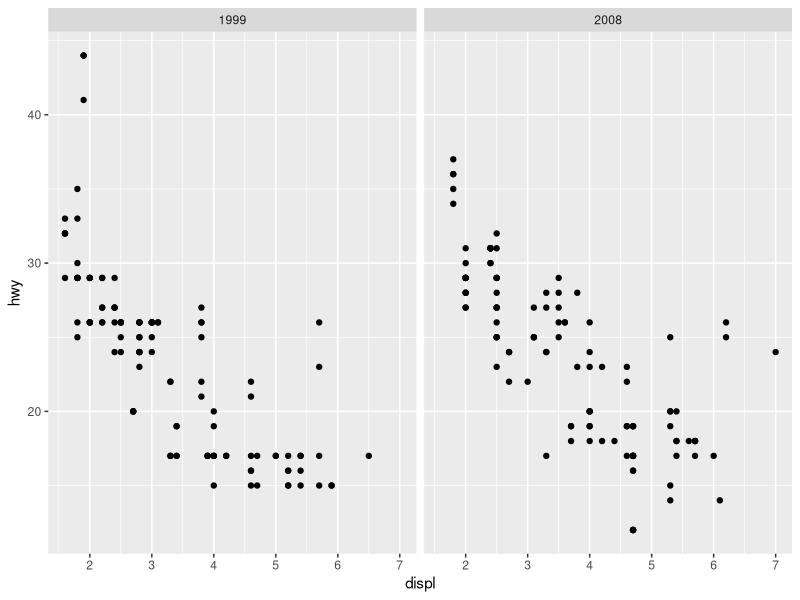
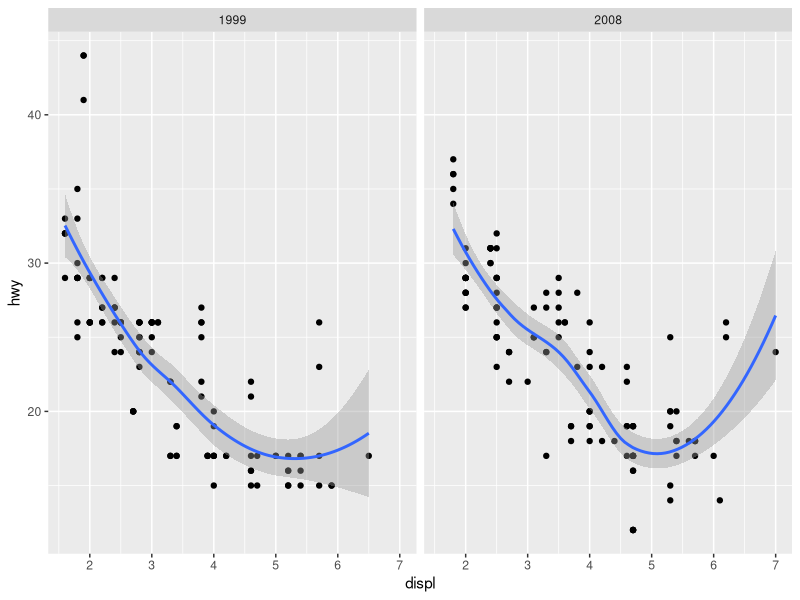
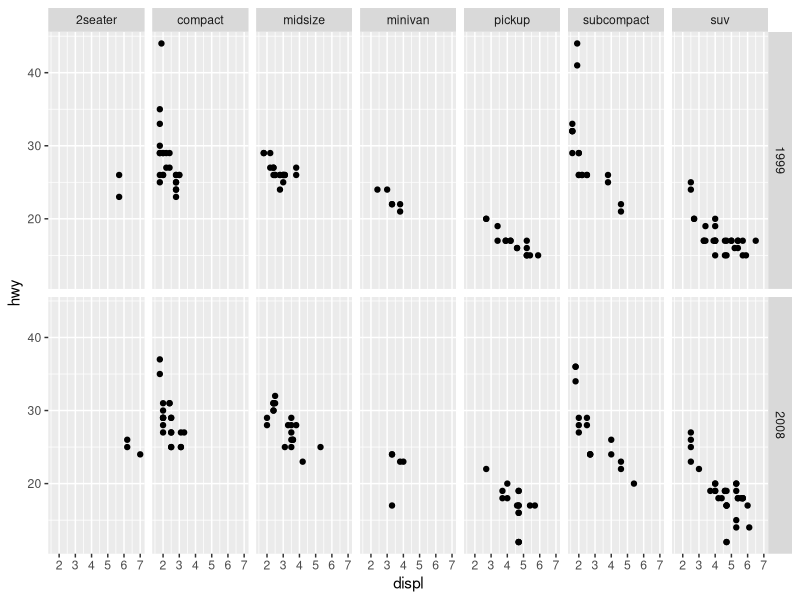
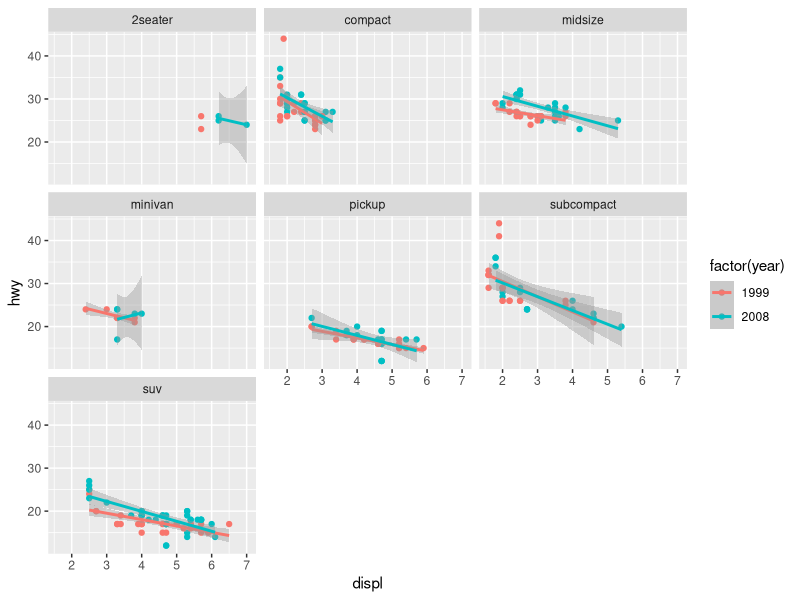
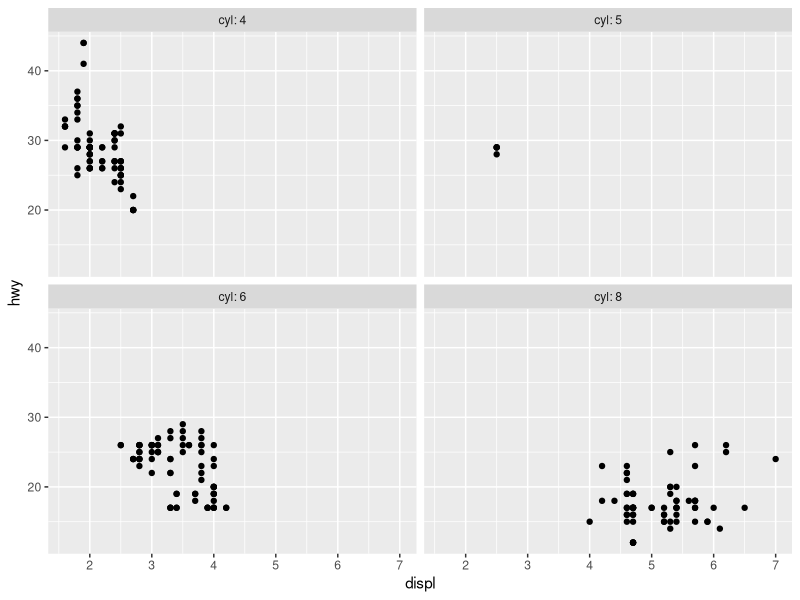
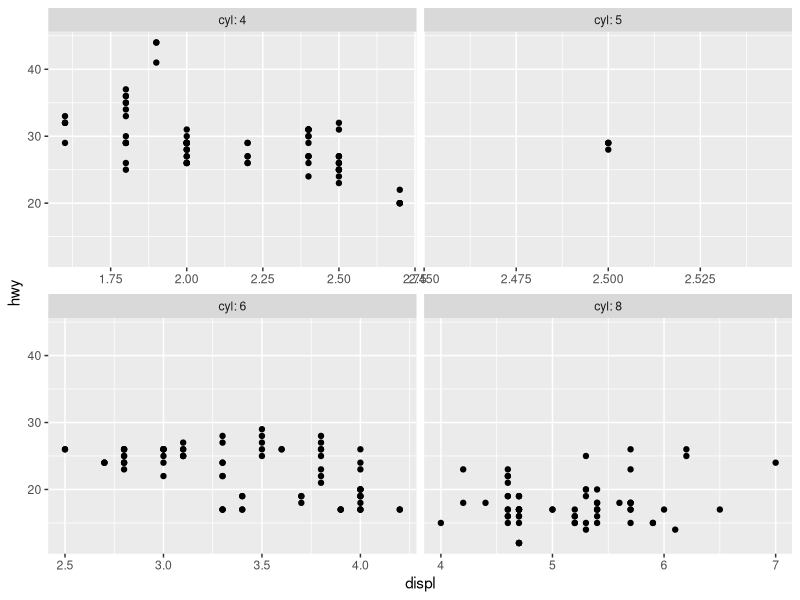
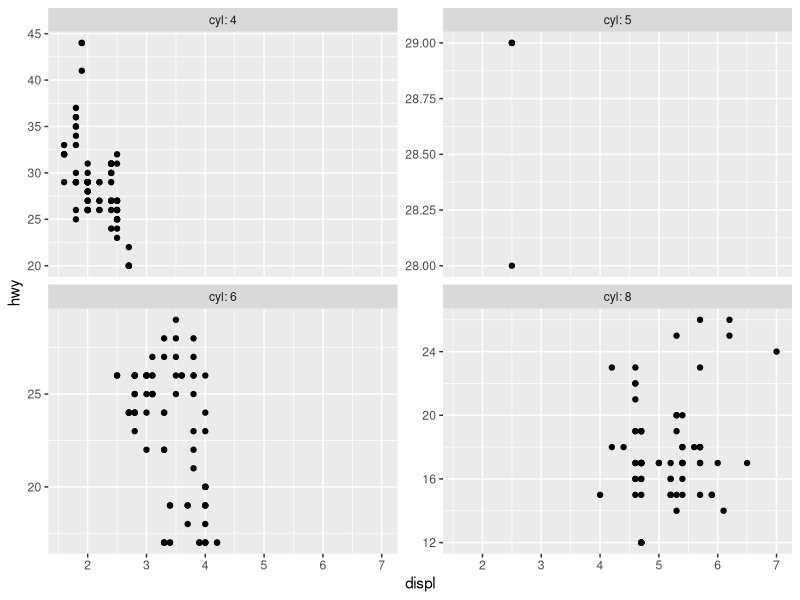
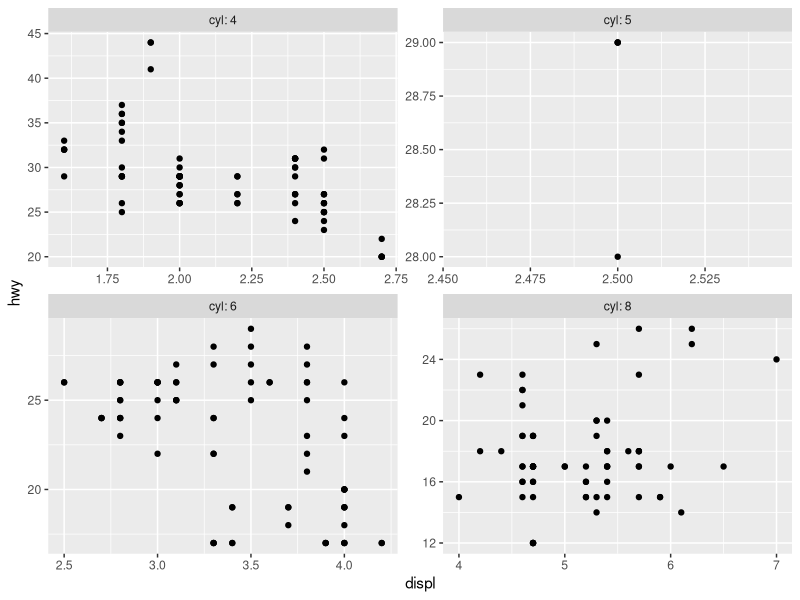

Recreate these plots in R, in order.
## ---- chunk 1
knitr::opts_chunk$set(echo = TRUE)
library(tidyverse)
knitr::opts_chunk$set(cache = TRUE)
## ---- chunk 2
ggplot(data = mpg) +
  geom_point(mapping = aes(x = displ, y = hwy)) +
  facet_wrap(~year)
## ---- chunk 3
ggplot(data = mpg) +
  geom_point(mapping = aes(x = displ, y = hwy)) +
  geom_smooth(mapping = aes(x = displ, y = hwy)) +
  facet_wrap(~year)
## ---- chunk 4
ggplot(data = mpg) +
  geom_point(mapping = aes(x = displ, y = hwy)) +
  facet_grid(year~class)
## ---- chunk 5
ggplot(data = mpg) +
  geom_point(
    mapping = aes(x = displ, y = hwy, color = factor(year))
  ) +
  geom_smooth(
    mapping = aes(x = displ, y = hwy, color = factor(year)),
    method = "lm"
  ) +
  facet_wrap(~class)
## ---- chunk 6
ggplot(data = mpg) +
  geom_point(mapping = aes(x = displ, y = hwy)) +
  facet_wrap(~cyl, labeller = "label_both")
## ---- chunk 7
ggplot(data = mpg) +
  geom_point(mapping = aes(x = displ, y = hwy)) +
  facet_wrap(
    ~cyl,
    labeller = "label_both",
    scales = "free_x"
  )
## ---- chunk 8
ggplot(data = mpg) +
  geom_point(mapping = aes(x = displ, y = hwy)) +
  facet_wrap(
    ~cyl,
    labeller = "label_both",
    scales = "free_y"
  )
## ---- chunk 9
ggplot(data = mpg) +
  geom_point(mapping = aes(x = displ, y = hwy)) +
  facet_wrap(
    ~cyl,
    labeller = "label_both",
    scales = "free"
  )
